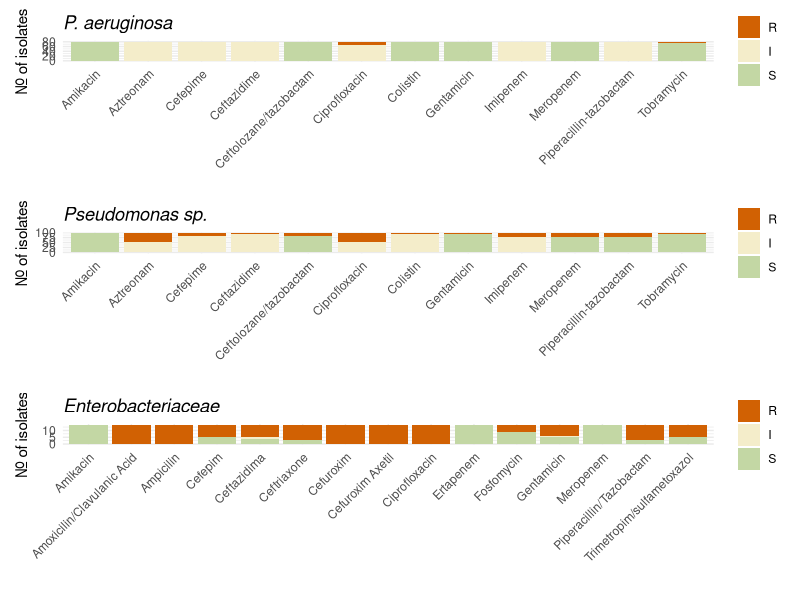
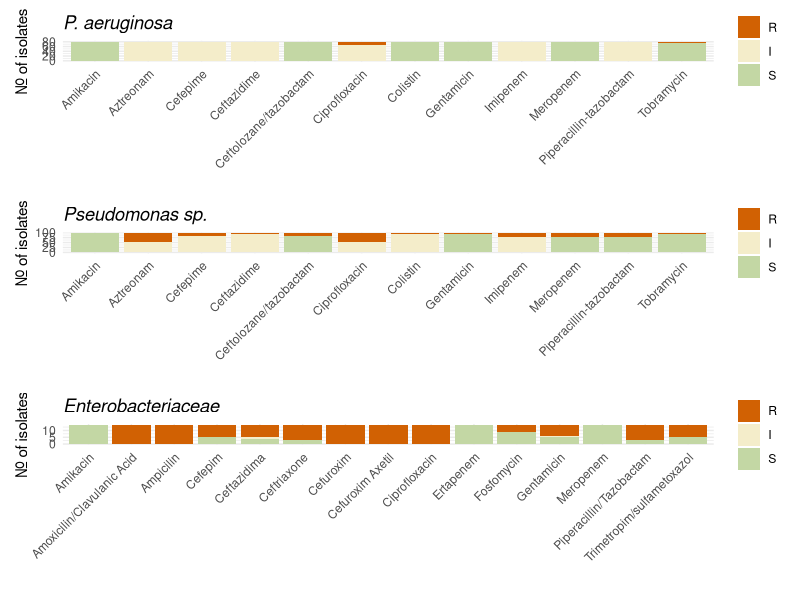
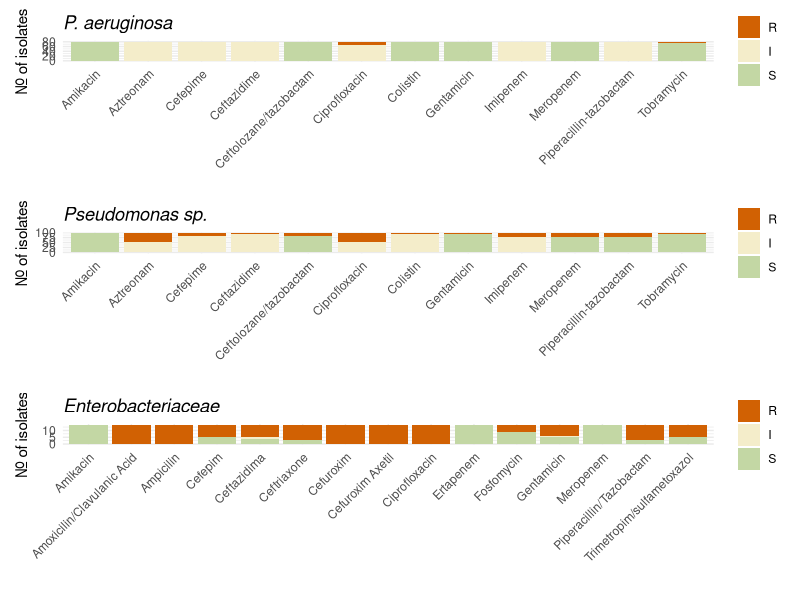
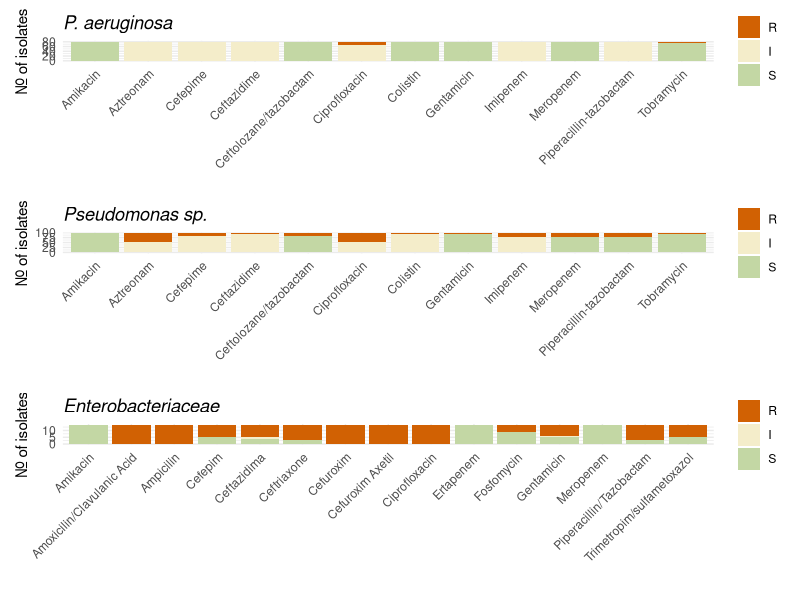

Generate these figures, in order, with R:
# Load required libraries
library(readxl)
library(tidyverse)
library(ggplot2)
library(patchwork)

# Read data
dataATB <- read_excel("Data/AST.xlsx")

# Reshape data to long format
df_long <- dataATB %>%
  pivot_longer(cols = -c(Species, Antibiotic),
               names_to = "Resistance",
               values_to = "Result") %>%
  na.omit()  # Remove rows with NA values

# Set the desired order for Resistance levels
df_long <- df_long %>%
  mutate(Resistance = factor(Resistance, levels = c("R", "I", "S")))

# Calculate total abundance for each combination of Species and Antibiotic
df_long <- df_long %>%
  group_by(Species, Antibiotic) %>%
  mutate(TotalAbundance = sum(Result)) %>%
  ungroup()

# Define species for individual plots
species_list <- unique(df_long$Species)

# Define a function to create a plot for a given species
create_species_plot <- function(species_name, data) {
  ggplot(data %>% filter(Species == species_name), aes(x = Antibiotic, y = Result, fill = Resistance)) +
    geom_bar(stat = "identity") +
    labs(title = species_name, x = "", y = "Nr. of isolates") +
    theme_minimal() +
    theme(axis.text.x = element_text(angle = 45, hjust = 1),
          plot.title = element_text(face = "italic")) +
    scale_fill_manual(values = c(S = "#C3D7A4", I = "#F4EDCA", R = "#D16103"), name = NULL)
}

# Create a list of plots for each species
species_plots <- lapply(species_list, create_species_plot, data = df_long)

# Combine plots
combined_plot <- wrap_plots(species_plots, ncol = 1)

# Display the combined plot
print(combined_plot)

# Save the combined plot with adjusted dimensions
ggsave("output/Fig5_AST.png", combined_plot, width = 8, height = 10, dpi = 300)
ggsave("output/Fig5_AST.tiff", combined_plot, width = 8, height = 10, dpi = 300)
ggsave("output/Fig5_AST.svg", combined_plot, width = 8, height = 12)
